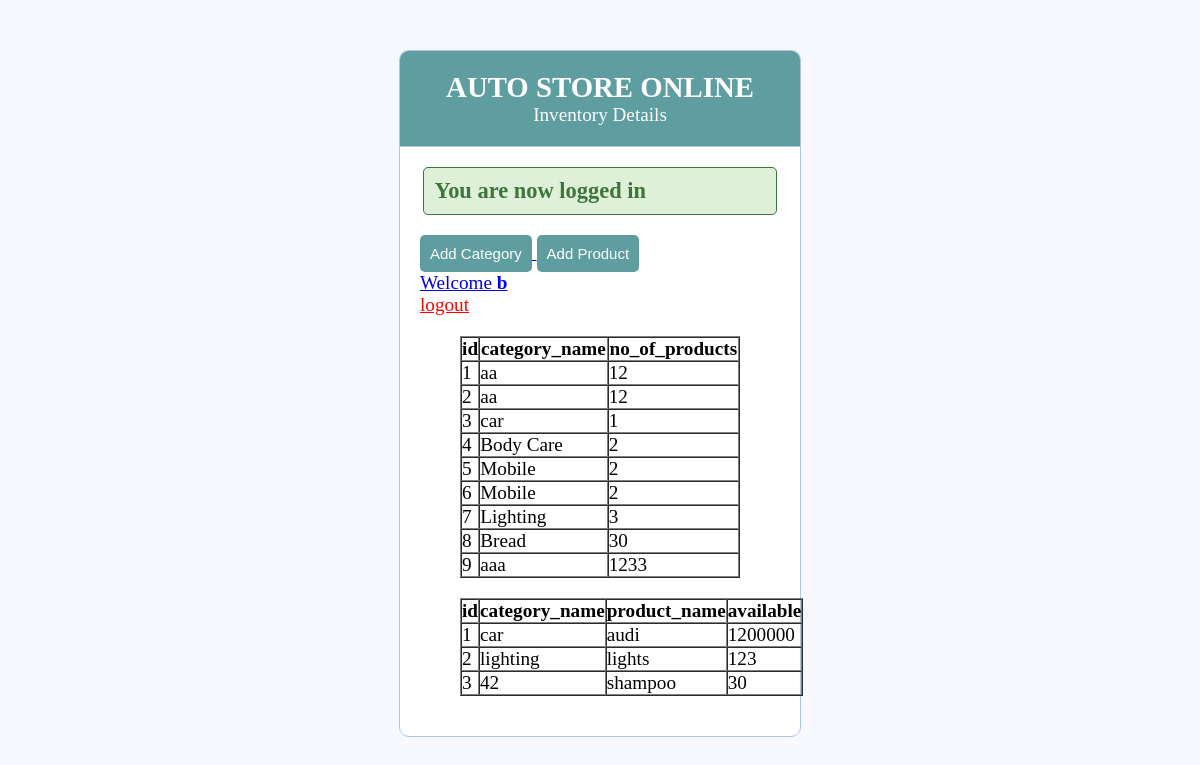
Page /index.php (signed in) on the committed database.
### tables this page shows
CREATE TABLE `categories` (
  `id` int(11) NOT NULL,
  `category_name` varchar(255) NOT NULL,
  `no_of_products` int(100) NOT NULL
);

CREATE TABLE `product` (
  `id` int(11) NOT NULL,
  `category_name` varchar(255) NOT NULL,
  `product_name` varchar(255) NOT NULL,
  `available` int(255) NOT NULL
);

### index.php (the view, shortened to what this page needs)
<?php
$db = mysqli_connect('localhost', 'makemyas_shoppin', 'shopping', 'makemyas_shopping');
?>
<!DOCTYPE html>
<html>
<head>
    <link rel="stylesheet" type="text/css" href="style.css">
</head>
<body>
    <div class="header">
        <h2>AUTO STORE ONLINE</h2>
        <p>Inventory Details </p>
    </div>
    <div class="content">
        <?php if (isset($_SESSION['success'])) : ?>
            <div class="error success">
                <h3>
                    <?php
                        echo $_SESSION['success'];
                        ?>
                </h3>
            </div>
        <?php endif ?>
        <div class="text-center" style="color:blue">
            <a href="category_details.php"><button id="menubutton" class="btn btn-success" type="button">Add Category</button>
                <a href="product_details.php"><button id="menubutton" class="btn btn-success" type="button">Add Product</button>
        </div>
        <?php if (isset($_SESSION['username'])) : ?>
            <p>Welcome <strong><?php echo $_SESSION['username']; ?></strong></p>
            <p> <a href="index.php?logout='1'" style="color: red;">logout</a> </p>
            <div id="tables-container" style="margin:20px">
                <div id="category-table-container" style="margin:20px">
                    <table border='1' class="table table-striped table-bordered nowrap table-sm" cellspacing="0" width="100%">
                        <thead>
                            <tr>
                                <?php
                                    $sql = "SHOW columns FROM categories";
                                    $result = mysqli_query($db, $sql);
                                    $num_cols = 0;
                                    $col_name = array();
                                    while ($row = mysqli_fetch_array($result)) {
                                        $num_cols += 1;
                                        array_push($col_name, $row['Field']);
                                        echo "<th>" . $row['Field'] . "</th>";
                                    }
                                    ?>
                            </tr>
                        </thead>
                        <tbody>
                            <?php
                                $sql = "SELECT * FROM categories";
                                $result = mysqli_query($db, $sql);
                                while ($row = mysqli_fetch_array($result)) {
                                    echo "<tr>";
                                    for ($i = 0; $i < $num_cols; $i++) {
                                        $val = $row[$col_name[$i]];
                                        echo "<td>" . $val . "</td>";
                                    }
                                    echo "</tr>";
                                }
                                ?>
                        </tbody>
                    </table>
                </div>
                <div id="product-table-container" style="margin:20px">
                    <table border='1' class="table table-striped table-bordered nowrap table-sm" cellspacing="0" width="100%">
                        <thead>
                            <tr>
                                <?php
                                    $sql = "SHOW columns FROM product";
                                    $result = mysqli_query($db, $sql);
                                    $num_cols = 0;
                                    $col_name = array();
                                    while ($row = mysqli_fetch_array($result)) {
                                        $num_cols += 1;
                                        array_push($col_name, $row['Field']);
                                        echo "<th>" . $row['Field'] . "</th>";
                                    }
                                    ?>
                            </tr>
                        </thead>
                        <tbody>
                            <?php
                                $sql = "SELECT * FROM product";
                                $result = mysqli_query($db, $sql);
                                while ($row = mysqli_fetch_array($result)) {
                                    echo "<tr>";
                                    for ($i = 0; $i < $num_cols; $i++) {
                                        $val = $row[$col_name[$i]];
                                        echo "<td>" . $val . "</td>";
                                    }
                                    echo "</tr>";
                                }
                                ?>
                        </tbody>
                    </table>
                </div>
            </div>
        <?php endif ?>
    </div>
</body>
</html>

### style.css (style rules this page uses)
* { margin: 0px; padding: 0px; }
body { font-size: 120%; background: #F8F8FF; }
.header { width: 30%; margin: 50px auto 0px; color: white; background: #5F9EA0; text-align: center; border: 1px solid #B0C4DE; border-bottom: none; border-radius: 10px 10px 0px 0px; padding: 20px; }
form, .content { width: 30%; margin: 0px auto; padding: 20px; border: 1px solid #B0C4DE; background: white; border-radius: 0px 0px 10px 10px; }
.btn { padding: 10px; font-size: 15px; color: white; background: #5F9EA0; border: none; border-radius: 5px; }
.error { width: 92%; margin: 0px auto; padding: 10px; border: 1px solid #a94442; color: #a94442; background: #f2dede; border-radius: 5px; text-align: left; }
.success { color: #3c763d; background: #dff0d8; border: 1px solid #3c763d; margin-bottom: 20px; }

### rows in the picture
categories: id "1", category_name "aa", no_of_products "12"
categories: id "2", category_name "aa", no_of_products "12"
categories: id "3", category_name "car", no_of_products "1"
categories: id "4", category_name "Body Care", no_of_products "2"
categories: id "5", category_name "Mobile", no_of_products "2"
categories: id "6", category_name "Mobile", no_of_products "2"
categories: id "7", category_name "Lighting", no_of_products "3"
categories: id "8", category_name "Bread", no_of_products "30"
categories: id "9", category_name "aaa", no_of_products "1233"
product: id "1", category_name "car", product_name "audi", available "1200000"
product: id "2", category_name "lighting", product_name "lights", available "123"
product: id "3", category_name "42", product_name "shampoo", available "30"

### other values in the picture
$_SESSION['success'] "You are now logged in"
$_SESSION['username'] "b"
$row['Field'] "id"
$row['Field'] "category_name"
$row['Field'] "no_of_products"
$row['Field'] "product_name"
$row['Field'] "available"
